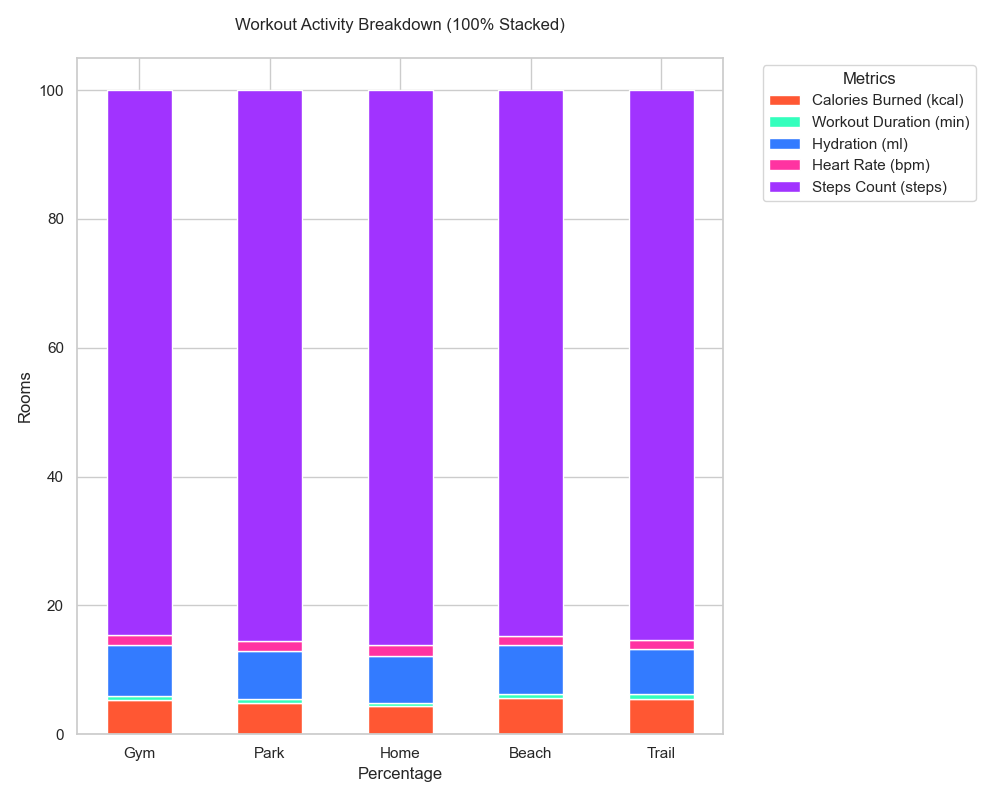

Write the Python code that produced this figure.

import pandas as pd
import numpy as np
import seaborn as sns
import matplotlib.pyplot as plt

data = [
    {'Room': 'Gym', 'Calories Burned (kcal)': 500, 'Workout Duration (min)': 60, 'Hydration (ml)': 750, 'Heart Rate (bpm)': 140, 'Steps Count (steps)': 8000},
    {'Room': 'Park', 'Calories Burned (kcal)': 400, 'Workout Duration (min)': 50, 'Hydration (ml)': 600, 'Heart Rate (bpm)': 130, 'Steps Count (steps)': 7000},
    {'Room': 'Home', 'Calories Burned (kcal)': 300, 'Workout Duration (min)': 40, 'Hydration (ml)': 500, 'Heart Rate (bpm)': 120, 'Steps Count (steps)': 6000},
    {'Room': 'Beach', 'Calories Burned (kcal)': 600, 'Workout Duration (min)': 70, 'Hydration (ml)': 800, 'Heart Rate (bpm)': 150, 'Steps Count (steps)': 9000},
    {'Room': 'Trail', 'Calories Burned (kcal)': 550, 'Workout Duration (min)': 65, 'Hydration (ml)': 700, 'Heart Rate (bpm)': 145, 'Steps Count (steps)': 8500}
]

df = pd.DataFrame(data)
df.set_index('Room', inplace=True)

df_percentage = df.div(df.sum(axis=1), axis=0) * 100

plt.figure(figsize=(10, 8))

bottom = np.zeros(len(df))

colors = ['#FF5733', '#33FFBD', '#337BFF', '#FF33A1', '#A133FF']

for i, col in enumerate(df.columns):
    plt.bar(df_percentage.index, df_percentage[col], bottom=bottom, label=col, color=colors[i], width=0.5)
    bottom += df_percentage[col]

plt.ylabel('Rooms')
plt.xlabel('Percentage')
plt.title('Workout Activity Breakdown (100% Stacked)', pad=20)
plt.legend(title='Metrics', bbox_to_anchor=(1.05, 1), loc='upper left')

plt.tight_layout()
plt.show()
